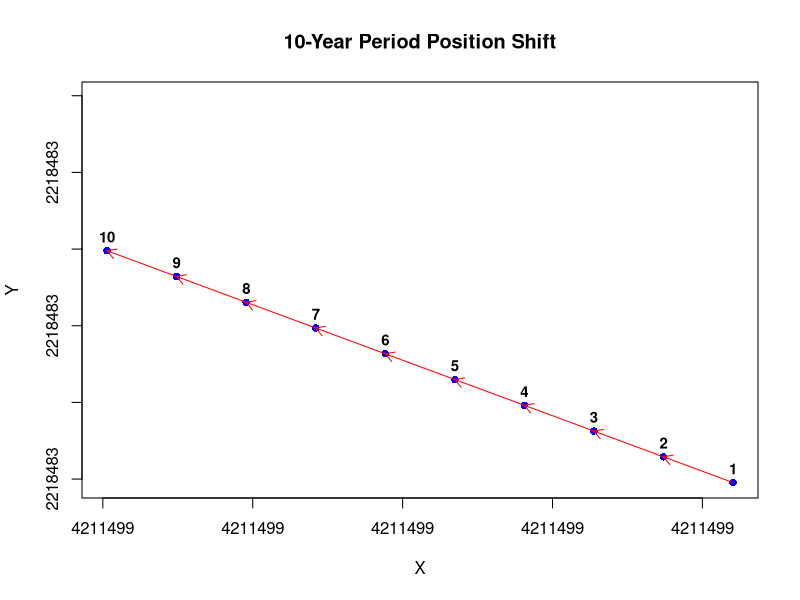

The R script that drew this image:
# Load Required Library
if (!require("lubridate")) install.packages("lubridate", dependencies = TRUE)
library(lubridate)

# Initial XYZ coordinates and velocities
xyz.t0 <- matrix(c(4211499.0334, 2218482.8809, 4231454.2803))

# Date and time calculations
gun <- ymd("2018-06-26")
t0 <- decimal_date(gun)  # Epok (2018.482)

t <- 2005.0  # Reference Epok

# Velocities for XYZ coordinates
v.xyz <- matrix(c(-0.0232, 0.0168, -0.0005))

# Calculate the new XYZ coordinates at time 't'
xyz.t <- xyz.t0 + (t0 - t) * v.xyz

# Output XYZ coordinates
out <- data.frame(xyz.t)
rownames(out) <- c("X", "Y", "Z")
print.data.frame(out, digits = 11)

# Define coordinates for interpolation
x1 <- 4636534.985
x2 <- 4651609.513
x3 <- 4614475.580
y1 <- 493514.385
y2 <- 534885.907
y3 <- 523649.465
xp <- 4627235.171
yp <- 516175.362

P <- matrix(c(yp, xp), ncol = 2, byrow = TRUE)

# Define velocity vectors
v1 <- c(-0.0110, 0.0131, 0.0113)
v2 <- c(-0.0135, 0.0130, 0.0103)
v3 <- c(-0.0124, 0.0128, 0.0107)

# Calculate interpolated velocities using barycentric coordinates
interpolated_velocity <- (
  ((x2 - xp) * (y3 - y2) - (y2 - yp) * (x3 - x2)) / ((x2 - x1) * (y3 - y2) - (y2 - y1) * (x3 - x2)) * v1 +
    ((x3 - xp) * (y1 - y3) - (y3 - yp) * (x1 - x3)) / ((x3 - x2) * (y1 - y3) - (y3 - y2) * (x1 - x3)) * v2 +
    ((x1 - xp) * (y2 - y1) - (y1 - yp) * (x2 - x1)) / ((x1 - x3) * (y2 - y1) - (y1 - y3) * (x2 - x1)) * v3
)

# Print the interpolated velocities
cat("Interpolated Velocity:", interpolated_velocity, "\n")

# Define matrix and velocity components for linear model
A <- matrix(c(y1, x1, y2, x2, y3, x3), ncol = 2, byrow = TRUE)
Vxyz <- matrix(c(v1, v2, v3), ncol = 3, byrow = TRUE)

# Fit linear model
fit <- lm(Vxyz ~ A)

# Summary of the fit
summary(fit)

# Coefficients for the fit
fit$coefficients

# Predict using coefficients
pred_x <- fit$coefficients[1, 1] + fit$coefficients[2, 1] * yp + fit$coefficients[3, 1] * xp
pred_y <- fit$coefficients[1, 2] + fit$coefficients[2, 2] * yp + fit$coefficients[3, 2] * xp
pred_z <- fit$coefficients[1, 3] + fit$coefficients[2, 3] * yp + fit$coefficients[3, 3] * xp

cat("Predicted X:", pred_x, "\n")
cat("Predicted Y:", pred_y, "\n")
cat("Predicted Z:", pred_z, "\n")

# Plotting - Visualization over a 10-year period
t.diff <- 1:10

# Function to compute new positions based on velocity
f1 <- function(x) xyz.t0 + x * v.xyz

# Apply function to calculate positions
out <- t(sapply(t.diff, f1))

# Extract new X and Y positions
X.new <- out[, 1]
Y.new <- out[, 2]

# Generate the plot
plot(X.new, Y.new, ylim = c(min(Y.new), max(Y.new) + 0.1), xlab = "X", ylab = "Y", 
     main = "10-Year Period Position Shift", pch = 16, col = "blue")
arrows(X.new[-10], Y.new[-10], X.new[-1], Y.new[-1], col = "red", length = 0.1)
text(X.new, Y.new + 0.009, labels = t.diff, cex = 0.9, font = 2)
